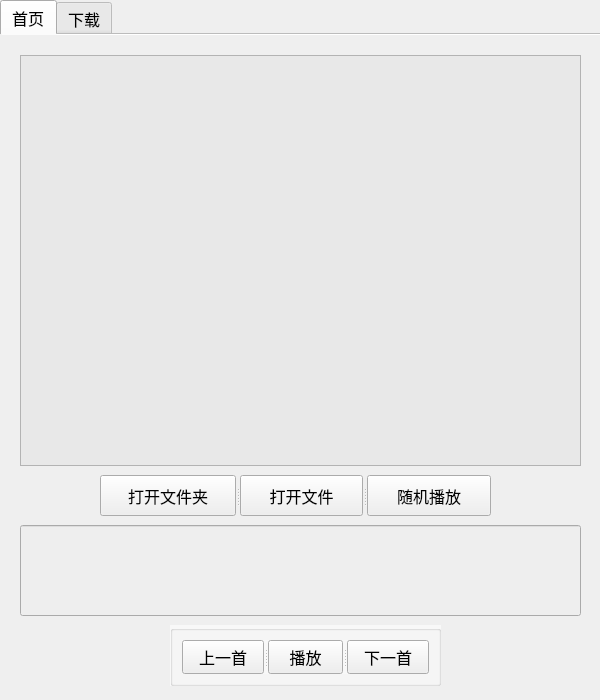
<?xml version="1.0" encoding="UTF-8"?>
<ui version="4.0">
 <class>Form</class>
 <widget class="QWidget" name="Form">
  <property name="windowModality">
   <enum>Qt::NonModal</enum>
  </property>
  <property name="geometry">
   <rect>
    <x>0</x>
    <y>0</y>
    <width>600</width>
    <height>700</height>
   </rect>
  </property>
  <property name="maximumSize">
   <size>
    <width>600</width>
    <height>700</height>
   </size>
  </property>
  <property name="font">
   <font>
    <family>楷体</family>
    <pointsize>12</pointsize>
   </font>
  </property>
  <property name="windowTitle">
   <string>音乐播放器</string>
  </property>
  <property name="layoutDirection">
   <enum>Qt::LeftToRight</enum>
  </property>
  <property name="autoFillBackground">
   <bool>false</bool>
  </property>
  <property name="styleSheet">
   <string notr="true"/>
  </property>
  <widget class="QTabWidget" name="tabWidget">
   <property name="enabled">
    <bool>true</bool>
   </property>
   <property name="geometry">
    <rect>
     <x>0</x>
     <y>0</y>
     <width>600</width>
     <height>700</height>
    </rect>
   </property>
   <property name="sizePolicy">
    <sizepolicy hsizetype="Fixed" vsizetype="Fixed">
     <horstretch>0</horstretch>
     <verstretch>0</verstretch>
    </sizepolicy>
   </property>
   <property name="maximumSize">
    <size>
     <width>600</width>
     <height>700</height>
    </size>
   </property>
   <property name="font">
    <font>
     <family>楷体</family>
     <pointsize>12</pointsize>
    </font>
   </property>
   <property name="mouseTracking">
    <bool>true</bool>
   </property>
   <property name="contextMenuPolicy">
    <enum>Qt::DefaultContextMenu</enum>
   </property>
   <property name="layoutDirection">
    <enum>Qt::LeftToRight</enum>
   </property>
   <property name="autoFillBackground">
    <bool>false</bool>
   </property>
   <property name="styleSheet">
    <string notr="true">background-color: rgb(239, 239, 239);</string>
   </property>
   <property name="inputMethodHints">
    <set>Qt::ImhNone</set>
   </property>
   <property name="tabPosition">
    <enum>QTabWidget::North</enum>
   </property>
   <property name="tabShape">
    <enum>QTabWidget::Rounded</enum>
   </property>
   <property name="currentIndex">
    <number>0</number>
   </property>
   <property name="elideMode">
    <enum>Qt::ElideNone</enum>
   </property>
   <property name="documentMode">
    <bool>true</bool>
   </property>
   <property name="tabsClosable">
    <bool>false</bool>
   </property>
   <property name="movable">
    <bool>false</bool>
   </property>
   <property name="tabBarAutoHide">
    <bool>true</bool>
   </property>
   <widget class="QWidget" name="tab1">
    <attribute name="title">
     <string>首页</string>
    </attribute>
    <widget class="QGroupBox" name="groupBox">
     <property name="geometry">
      <rect>
       <x>170</x>
       <y>590</y>
       <width>271</width>
       <height>61</height>
      </rect>
     </property>
     <property name="font">
      <font>
       <family>楷体</family>
       <pointsize>12</pointsize>
      </font>
     </property>
     <property name="styleSheet">
      <string notr="true">background-color: rgb(248, 248, 248);</string>
     </property>
     <property name="title">
      <string/>
     </property>
     <layout class="QVBoxLayout" name="verticalLayout">
      <item>
       <widget class="QSplitter" name="splitter">
        <property name="font">
         <font>
          <family>楷体</family>
          <pointsize>12</pointsize>
         </font>
        </property>
        <property name="orientation">
         <enum>Qt::Horizontal</enum>
        </property>
        <widget class="QPushButton" name="ButtonLast">
         <property name="font">
          <font>
           <family>楷体</family>
           <pointsize>12</pointsize>
          </font>
         </property>
         <property name="styleSheet">
          <string notr="true">background-color: rgb(239, 239, 239);</string>
         </property>
         <property name="text">
          <string>上一首</string>
         </property>
         <property name="checkable">
          <bool>false</bool>
         </property>
        </widget>
        <widget class="QPushButton" name="ButtonStop">
         <property name="minimumSize">
          <size>
           <width>75</width>
           <height>23</height>
          </size>
         </property>
         <property name="maximumSize">
          <size>
           <width>75</width>
           <height>16777215</height>
          </size>
         </property>
         <property name="font">
          <font>
           <family>楷体</family>
           <pointsize>12</pointsize>
          </font>
         </property>
         <property name="styleSheet">
          <string notr="true">background-color: rgb(239, 239, 239);</string>
         </property>
         <property name="text">
          <string>播放</string>
         </property>
         <property name="checkable">
          <bool>false</bool>
         </property>
         <property name="checked">
          <bool>false</bool>
         </property>
         <property name="autoDefault">
          <bool>false</bool>
         </property>
         <property name="default">
          <bool>false</bool>
         </property>
         <property name="flat">
          <bool>false</bool>
         </property>
        </widget>
        <widget class="QPushButton" name="ButtonNext">
         <property name="font">
          <font>
           <family>楷体</family>
           <pointsize>12</pointsize>
          </font>
         </property>
         <property name="autoFillBackground">
          <bool>false</bool>
         </property>
         <property name="styleSheet">
          <string notr="true">background-color: rgb(239, 239, 239);</string>
         </property>
         <property name="text">
          <string>下一首</string>
         </property>
         <property name="checkable">
          <bool>false</bool>
         </property>
        </widget>
       </widget>
      </item>
     </layout>
    </widget>
    <widget class="QSplitter" name="splitter_3">
     <property name="geometry">
      <rect>
       <x>100</x>
       <y>440</y>
       <width>391</width>
       <height>41</height>
      </rect>
     </property>
     <property name="orientation">
      <enum>Qt::Horizontal</enum>
     </property>
     <widget class="QPushButton" name="ButtonOpen">
      <property name="font">
       <font>
        <family>楷体</family>
        <pointsize>12</pointsize>
       </font>
      </property>
      <property name="styleSheet">
       <string notr="true">background-color: rgb(239, 239, 239);</string>
      </property>
      <property name="text">
       <string>打开文件夹</string>
      </property>
      <property name="checkable">
       <bool>false</bool>
      </property>
      <property name="checked">
       <bool>false</bool>
      </property>
     </widget>
     <widget class="QPushButton" name="ButtonOpenfile">
      <property name="font">
       <font>
        <family>楷体</family>
        <pointsize>12</pointsize>
       </font>
      </property>
      <property name="styleSheet">
       <string notr="true">background-color: rgb(239, 239, 239);</string>
      </property>
      <property name="text">
       <string>打开文件</string>
      </property>
     </widget>
     <widget class="QPushButton" name="ButtonRandom">
      <property name="font">
       <font>
        <family>楷体</family>
        <pointsize>12</pointsize>
       </font>
      </property>
      <property name="styleSheet">
       <string notr="true">background-color: rgb(239, 239, 239);</string>
      </property>
      <property name="text">
       <string>随机播放</string>
      </property>
      <property name="checkable">
       <bool>false</bool>
      </property>
     </widget>
    </widget>
    <widget class="QListView" name="outList">
     <property name="geometry">
      <rect>
       <x>20</x>
       <y>20</y>
       <width>561</width>
       <height>411</height>
      </rect>
     </property>
     <property name="styleSheet">
      <string notr="true">background-color: rgb(232, 232, 232);</string>
     </property>
    </widget>
    <widget class="QLineEdit" name="nowList">
     <property name="geometry">
      <rect>
       <x>20</x>
       <y>490</y>
       <width>561</width>
       <height>91</height>
      </rect>
     </property>
     <property name="font">
      <font>
       <family>微软雅黑</family>
       <pointsize>14</pointsize>
       <weight>50</weight>
       <bold>false</bold>
      </font>
     </property>
     <property name="styleSheet">
      <string notr="true">background-color: rgb(238, 238, 238);</string>
     </property>
     <property name="alignment">
      <set>Qt::AlignCenter</set>
     </property>
     <property name="readOnly">
      <bool>true</bool>
     </property>
    </widget>
    <zorder>splitter_3</zorder>
    <zorder>groupBox</zorder>
    <zorder>outList</zorder>
    <zorder>nowList</zorder>
   </widget>
   <widget class="QWidget" name="tab2">
    <attribute name="title">
     <string>下载</string>
    </attribute>
    <widget class="QLabel" name="label">
     <property name="geometry">
      <rect>
       <x>130</x>
       <y>40</y>
       <width>341</width>
       <height>71</height>
      </rect>
     </property>
     <property name="font">
      <font>
       <family>黑体</family>
       <pointsize>15</pointsize>
       <weight>50</weight>
       <bold>false</bold>
      </font>
     </property>
     <property name="styleSheet">
      <string notr="true">background-color: rgb(241, 241, 241);</string>
     </property>
     <property name="text">
      <string>请输入歌名（单击下载）</string>
     </property>
     <property name="alignment">
      <set>Qt::AlignCenter</set>
     </property>
     <property name="wordWrap">
      <bool>false</bool>
     </property>
    </widget>
    <widget class="QSplitter" name="splitter_2">
     <property name="geometry">
      <rect>
       <x>80</x>
       <y>130</y>
       <width>441</width>
       <height>61</height>
      </rect>
     </property>
     <property name="font">
      <font>
       <family>楷体</family>
       <pointsize>12</pointsize>
      </font>
     </property>
     <property name="orientation">
      <enum>Qt::Horizontal</enum>
     </property>
     <widget class="QLineEdit" name="idSearch">
      <property name="baseSize">
       <size>
        <width>5</width>
        <height>5</height>
       </size>
      </property>
      <property name="font">
       <font>
        <family>楷体</family>
        <pointsize>14</pointsize>
        <weight>75</weight>
        <bold>true</bold>
       </font>
      </property>
      <property name="cursor">
       <cursorShape>ArrowCursor</cursorShape>
      </property>
      <property name="mouseTracking">
       <bool>false</bool>
      </property>
      <property name="styleSheet">
       <string notr="true">background-color: rgb(236, 236, 236);</string>
      </property>
      <property name="alignment">
       <set>Qt::AlignCenter</set>
      </property>
     </widget>
     <widget class="QPushButton" name="ButtonDownLoad">
      <property name="font">
       <font>
        <family>楷体</family>
        <pointsize>12</pointsize>
       </font>
      </property>
      <property name="styleSheet">
       <string notr="true">background-color: rgb(239, 239, 239);</string>
      </property>
      <property name="text">
       <string>搜索</string>
      </property>
      <property name="checkable">
       <bool>false</bool>
      </property>
     </widget>
    </widget>
    <widget class="QListView" name="printList">
     <property name="geometry">
      <rect>
       <x>45</x>
       <y>220</y>
       <width>511</width>
       <height>361</height>
      </rect>
     </property>
     <property name="font">
      <font>
       <pointsize>12</pointsize>
       <weight>50</weight>
       <bold>false</bold>
      </font>
     </property>
    </widget>
    <widget class="QLineEdit" name="stateEdit">
     <property name="geometry">
      <rect>
       <x>160</x>
       <y>600</y>
       <width>281</width>
       <height>51</height>
      </rect>
     </property>
     <property name="font">
      <font>
       <family>微软雅黑</family>
       <pointsize>14</pointsize>
       <weight>75</weight>
       <bold>true</bold>
      </font>
     </property>
     <property name="styleSheet">
      <string notr="true"/>
     </property>
     <property name="alignment">
      <set>Qt::AlignCenter</set>
     </property>
    </widget>
   </widget>
  </widget>
 </widget>
 <resources/>
 <connections/>
</ui>
